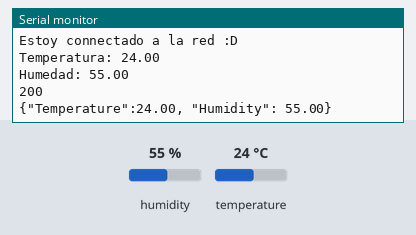
Simulated run of this sketch. Board: ESP32. Shown: the last lines printed to the serial monitor. The inputs (shaded band) are chosen by the test bench; at power-on: humidity 55 %, temperature 24 °C. WiFi joins after 1.5 s; servers stay silent unless stated; uploads are accepted with an empty reply.

Above: at 2.7 s.
2.8 s: humidity set to 22 %
At 4.91 s:
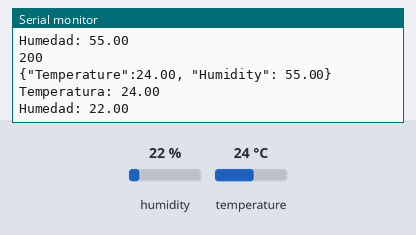
6.9 s: temperature set to 12 °C
At 9.2 s:
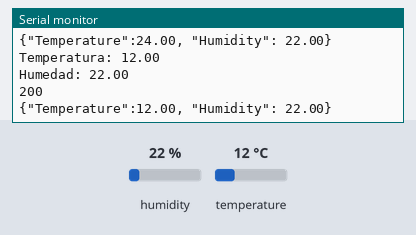
11.0 s: humidity set to 40 %
At 12.6 s:
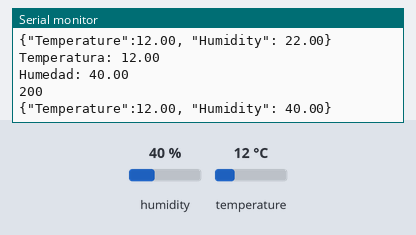
Timing chart, 0 to 14.1 s (numbered marks = the images above; inputs shaded):
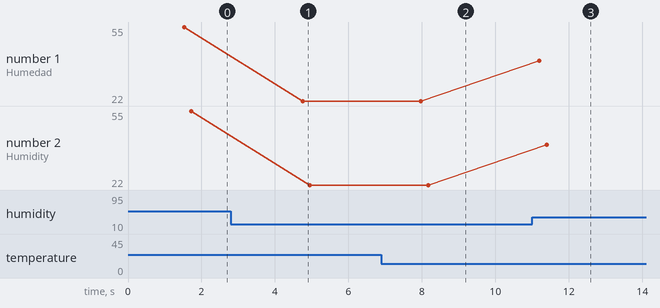

The sketch:

4_temp.ino
```cpp
#if defined(ESP8266)
#include <ESP8266WiFi.h>
#else
#include <WiFi.h>
#endif

#include <DNSServer.h>
#if defined(ESP8266)
#include <ESP8266WebServer.h>
#else
#include <WebServer.h>
#endif
#include <WiFiManager.h>
#include <HTTPClient.h>
#include <DHT11.h>

const int DHTPIN = 27;
DHT11 dht11(DHTPIN);
HTTPClient http;
void setup() {
    Serial.begin(115200);
    WiFiManager wifiManager;
    wifiManager.autoConnect("GaboESP32");
    Serial.println("Estoy connectado a la red :D");
}

void loop() {
    float temp,hum = 0.0;
    int err;
    http.begin("https://iot-apps-course.firebaseio.com/data.json");
    http.addHeader("Content-Type","text/plain");
    if ((err = dht11.read(hum, temp))==0)
    {
        Serial.print ("Temperatura: ");
        Serial.println (temp);
        Serial.print ("Humedad: ");
        Serial.println (hum);
        String payload = "{\"Temperature\":" + String(temp) + ", \"Humidity\": " + String(hum)+"}";
        int httpCode = http.POST(payload);
        Serial.println(httpCode);
        Serial.println(payload);
        delay(3000);
    }
    else{
        Serial.println("Error del sensor :'(");
    }
}
```

Measured:
- after the input at 2.8 s, the serial monitor: prints a new line after 2.0 s (image 1)
- after the input at 6.9 s, the serial monitor: prints a new line after 1.1 s (image 2)
- after the input at 11.0 s, the serial monitor: prints a new line after 0.20 s (image 3)
- plotted number 1: 55 → 22 after the input at 2.8 s, 22 → 40 after the input at 11.0 s
- plotted number 2: 55 → 22 after the input at 2.8 s, 22 → 40 after the input at 11.0 s
